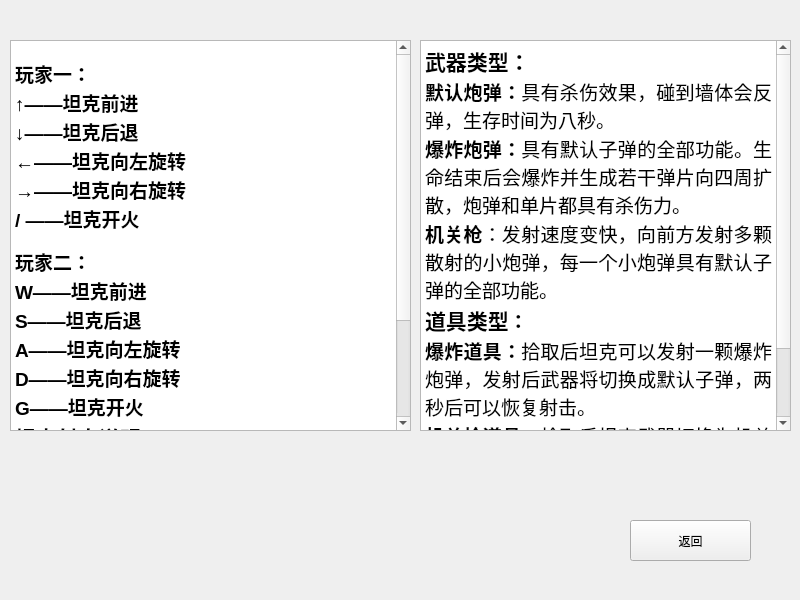
<?xml version="1.0" encoding="UTF-8"?>
<ui version="4.0">
 <class>HelpWidget</class>
 <widget class="QWidget" name="HelpWidget">
  <property name="geometry">
   <rect>
    <x>0</x>
    <y>0</y>
    <width>800</width>
    <height>600</height>
   </rect>
  </property>
  <property name="sizePolicy">
   <sizepolicy hsizetype="Fixed" vsizetype="Fixed">
    <horstretch>0</horstretch>
    <verstretch>0</verstretch>
   </sizepolicy>
  </property>
  <property name="windowTitle">
   <string>游戏玩法</string>
  </property>
  <widget class="QTextEdit" name="player1explain">
   <property name="geometry">
    <rect>
     <x>10</x>
     <y>40</y>
     <width>401</width>
     <height>391</height>
    </rect>
   </property>
   <property name="html">
    <string>&lt;!DOCTYPE HTML PUBLIC &quot;-//W3C//DTD HTML 4.0//EN&quot; &quot;http://www.w3.org/TR/REC-html40/strict.dtd&quot;&gt;
&lt;html&gt;&lt;head&gt;&lt;meta name=&quot;qrichtext&quot; content=&quot;1&quot; /&gt;&lt;style type=&quot;text/css&quot;&gt;
p, li { white-space: pre-wrap; }
&lt;/style&gt;&lt;/head&gt;&lt;body style=&quot; font-family:'SimSun'; font-size:9pt; font-weight:400; font-style:normal;&quot;&gt;
&lt;p style=&quot; margin-top:0px; margin-bottom:0px; margin-left:0px; margin-right:0px; -qt-block-indent:0; text-indent:0px;&quot;&gt;&lt;img src=&quot;:/pic/tank1.png&quot; /&gt;  &lt;/p&gt;
&lt;p align=&quot;justify&quot; style=&quot; margin-top:0px; margin-bottom:0px; margin-left:0px; margin-right:0px; -qt-block-indent:0; text-indent:0px;&quot;&gt;&lt;span style=&quot; font-size:14pt; font-weight:600;&quot;&gt;玩家一：               &lt;/span&gt;&lt;/p&gt;
&lt;p align=&quot;justify&quot; style=&quot; margin-top:0px; margin-bottom:0px; margin-left:0px; margin-right:0px; -qt-block-indent:0; text-indent:0px;&quot;&gt;&lt;span style=&quot; font-size:14pt; font-weight:600;&quot;&gt;↑——坦克前进&lt;/span&gt;&lt;/p&gt;
&lt;p align=&quot;justify&quot; style=&quot; margin-top:0px; margin-bottom:0px; margin-left:0px; margin-right:0px; -qt-block-indent:0; text-indent:0px;&quot;&gt;&lt;span style=&quot; font-size:14pt; font-weight:600;&quot;&gt;↓——坦克后退&lt;/span&gt;&lt;/p&gt;
&lt;p align=&quot;justify&quot; style=&quot; margin-top:0px; margin-bottom:0px; margin-left:0px; margin-right:0px; -qt-block-indent:0; text-indent:0px;&quot;&gt;&lt;span style=&quot; font-size:14pt; font-weight:600;&quot;&gt;←——坦克向左旋转&lt;/span&gt;&lt;/p&gt;
&lt;p align=&quot;justify&quot; style=&quot; margin-top:0px; margin-bottom:0px; margin-left:0px; margin-right:0px; -qt-block-indent:0; text-indent:0px;&quot;&gt;&lt;span style=&quot; font-size:14pt; font-weight:600;&quot;&gt;→——坦克向右旋转&lt;/span&gt;&lt;/p&gt;
&lt;p align=&quot;justify&quot; style=&quot; margin-top:0px; margin-bottom:0px; margin-left:0px; margin-right:0px; -qt-block-indent:0; text-indent:0px;&quot;&gt;&lt;span style=&quot; font-size:14pt; font-weight:600;&quot;&gt;/ ——坦克开火&lt;/span&gt;&lt;/p&gt;
&lt;p align=&quot;justify&quot; style=&quot; margin-top:0px; margin-bottom:0px; margin-left:0px; margin-right:0px; -qt-block-indent:0; text-indent:0px;&quot;&gt; &lt;img src=&quot;:/pic/tank2.png&quot; /&gt;&lt;/p&gt;
&lt;p align=&quot;justify&quot; style=&quot; margin-top:0px; margin-bottom:0px; margin-left:0px; margin-right:0px; -qt-block-indent:0; text-indent:0px;&quot;&gt;&lt;span style=&quot; font-size:14pt; font-weight:600;&quot;&gt;玩家二：&lt;/span&gt;&lt;/p&gt;
&lt;p align=&quot;justify&quot; style=&quot; margin-top:0px; margin-bottom:0px; margin-left:0px; margin-right:0px; -qt-block-indent:0; text-indent:0px;&quot;&gt;&lt;span style=&quot; font-size:14pt; font-weight:600;&quot;&gt;W——坦克前进&lt;/span&gt;&lt;/p&gt;
&lt;p align=&quot;justify&quot; style=&quot; margin-top:0px; margin-bottom:0px; margin-left:0px; margin-right:0px; -qt-block-indent:0; text-indent:0px;&quot;&gt;&lt;span style=&quot; font-size:14pt; font-weight:600;&quot;&gt;S——坦克后退&lt;/span&gt;&lt;/p&gt;
&lt;p align=&quot;justify&quot; style=&quot; margin-top:0px; margin-bottom:0px; margin-left:0px; margin-right:0px; -qt-block-indent:0; text-indent:0px;&quot;&gt;&lt;span style=&quot; font-size:14pt; font-weight:600;&quot;&gt;A——坦克向左旋转&lt;/span&gt;&lt;/p&gt;
&lt;p align=&quot;justify&quot; style=&quot; margin-top:0px; margin-bottom:0px; margin-left:0px; margin-right:0px; -qt-block-indent:0; text-indent:0px;&quot;&gt;&lt;span style=&quot; font-size:14pt; font-weight:600;&quot;&gt;D——坦克向右旋转&lt;/span&gt;&lt;/p&gt;
&lt;p align=&quot;justify&quot; style=&quot; margin-top:0px; margin-bottom:0px; margin-left:0px; margin-right:0px; -qt-block-indent:0; text-indent:0px;&quot;&gt;&lt;span style=&quot; font-size:14pt; font-weight:600;&quot;&gt;G——坦克开火&lt;/span&gt;&lt;/p&gt;
&lt;p align=&quot;justify&quot; style=&quot; margin-top:0px; margin-bottom:0px; margin-left:0px; margin-right:0px; -qt-block-indent:0; text-indent:0px;&quot;&gt;&lt;span style=&quot; font-size:16pt; font-weight:600;&quot;&gt;坦克射击说明&lt;/span&gt;&lt;span style=&quot; font-size:14pt;&quot;&gt;：&lt;/span&gt;&lt;/p&gt;
&lt;p align=&quot;justify&quot; style=&quot; margin-top:0px; margin-bottom:0px; margin-left:0px; margin-right:0px; -qt-block-indent:0; text-indent:0px;&quot;&gt;&lt;span style=&quot; font-size:14pt;&quot;&gt;  坦克同一时刻发射出去且在地图中的默认子弹数量不超过8个。机关枪子弹数量不超过30个。子弹数量到达上限坦克将无法继续射击，待子弹消亡后坦克才可以继续开火。&lt;/span&gt;&lt;/p&gt;&lt;/body&gt;&lt;/html&gt;</string>
   </property>
  </widget>
  <widget class="QTextEdit" name="player2explain">
   <property name="geometry">
    <rect>
     <x>420</x>
     <y>40</y>
     <width>371</width>
     <height>391</height>
    </rect>
   </property>
   <property name="html">
    <string>&lt;!DOCTYPE HTML PUBLIC &quot;-//W3C//DTD HTML 4.0//EN&quot; &quot;http://www.w3.org/TR/REC-html40/strict.dtd&quot;&gt;
&lt;html&gt;&lt;head&gt;&lt;meta name=&quot;qrichtext&quot; content=&quot;1&quot; /&gt;&lt;style type=&quot;text/css&quot;&gt;
p, li { white-space: pre-wrap; }
&lt;/style&gt;&lt;/head&gt;&lt;body style=&quot; font-family:'SimSun'; font-size:9pt; font-weight:400; font-style:normal;&quot;&gt;
&lt;p align=&quot;justify&quot; style=&quot; margin-top:0px; margin-bottom:0px; margin-left:0px; margin-right:0px; -qt-block-indent:0; text-indent:0px;&quot;&gt;&lt;span style=&quot; font-size:16pt; font-weight:600;&quot;&gt;武器类型：&lt;/span&gt;&lt;/p&gt;
&lt;p align=&quot;justify&quot; style=&quot; margin-top:0px; margin-bottom:0px; margin-left:0px; margin-right:0px; -qt-block-indent:0; text-indent:0px;&quot;&gt;&lt;span style=&quot; font-size:14pt; font-weight:600;&quot;&gt;默认炮弹：&lt;/span&gt;&lt;span style=&quot; font-size:14pt;&quot;&gt;具有杀伤效果，碰到墙体会反弹，生存时间为八秒。&lt;/span&gt;&lt;/p&gt;
&lt;p align=&quot;justify&quot; style=&quot; margin-top:0px; margin-bottom:0px; margin-left:0px; margin-right:0px; -qt-block-indent:0; text-indent:0px;&quot;&gt;&lt;span style=&quot; font-size:14pt; font-weight:600;&quot;&gt;爆炸炮弹：&lt;/span&gt;&lt;span style=&quot; font-size:14pt;&quot;&gt;具有默认子弹的全部功能。生命结束后会爆炸并生成若干弹片向四周扩散，炮弹和单片都具有杀伤力。&lt;/span&gt;&lt;/p&gt;
&lt;p align=&quot;justify&quot; style=&quot; margin-top:0px; margin-bottom:0px; margin-left:0px; margin-right:0px; -qt-block-indent:0; text-indent:0px;&quot;&gt;&lt;span style=&quot; font-size:14pt; font-weight:600;&quot;&gt;机关枪&lt;/span&gt;&lt;span style=&quot; font-size:14pt;&quot;&gt;：发射速度变快，向前方发射多颗散射的小炮弹，每一个小炮弹具有默认子弹的全部功能。&lt;/span&gt;&lt;/p&gt;
&lt;p align=&quot;justify&quot; style=&quot; margin-top:0px; margin-bottom:0px; margin-left:0px; margin-right:0px; -qt-block-indent:0; text-indent:0px;&quot;&gt;&lt;span style=&quot; font-size:16pt; font-weight:600;&quot;&gt;道具类型&lt;/span&gt;&lt;span style=&quot; font-size:14pt; font-weight:600;&quot;&gt;：&lt;/span&gt;&lt;/p&gt;
&lt;p align=&quot;justify&quot; style=&quot; margin-top:0px; margin-bottom:0px; margin-left:0px; margin-right:0px; -qt-block-indent:0; text-indent:0px;&quot;&gt;&lt;span style=&quot; font-size:14pt; font-weight:600;&quot;&gt;爆炸道具：&lt;/span&gt;&lt;span style=&quot; font-size:14pt;&quot;&gt;拾取后坦克可以发射一颗爆炸炮弹，发射后武器将切换成默认子弹，两秒后可以恢复射击。&lt;/span&gt;&lt;/p&gt;
&lt;p align=&quot;justify&quot; style=&quot; margin-top:0px; margin-bottom:0px; margin-left:0px; margin-right:0px; -qt-block-indent:0; text-indent:0px;&quot;&gt;&lt;span style=&quot; font-size:14pt; font-weight:600;&quot;&gt;机关枪道具&lt;/span&gt;&lt;span style=&quot; font-size:14pt;&quot;&gt;：拾取后坦克武器切换为机关枪，持续10秒。&lt;/span&gt;&lt;/p&gt;
&lt;p align=&quot;justify&quot; style=&quot;-qt-paragraph-type:empty; margin-top:0px; margin-bottom:0px; margin-left:0px; margin-right:0px; -qt-block-indent:0; text-indent:0px; font-size:14pt;&quot;&gt;&lt;br /&gt;&lt;/p&gt;
&lt;p align=&quot;justify&quot; style=&quot;-qt-paragraph-type:empty; margin-top:0px; margin-bottom:0px; margin-left:0px; margin-right:0px; -qt-block-indent:0; text-indent:0px;&quot;&gt;&lt;br /&gt;&lt;/p&gt;&lt;/body&gt;&lt;/html&gt;</string>
   </property>
  </widget>
  <widget class="QPushButton" name="backToStart">
   <property name="geometry">
    <rect>
     <x>630</x>
     <y>520</y>
     <width>121</width>
     <height>41</height>
    </rect>
   </property>
   <property name="text">
    <string>返回</string>
   </property>
  </widget>
 </widget>
 <resources/>
 <connections/>
</ui>
